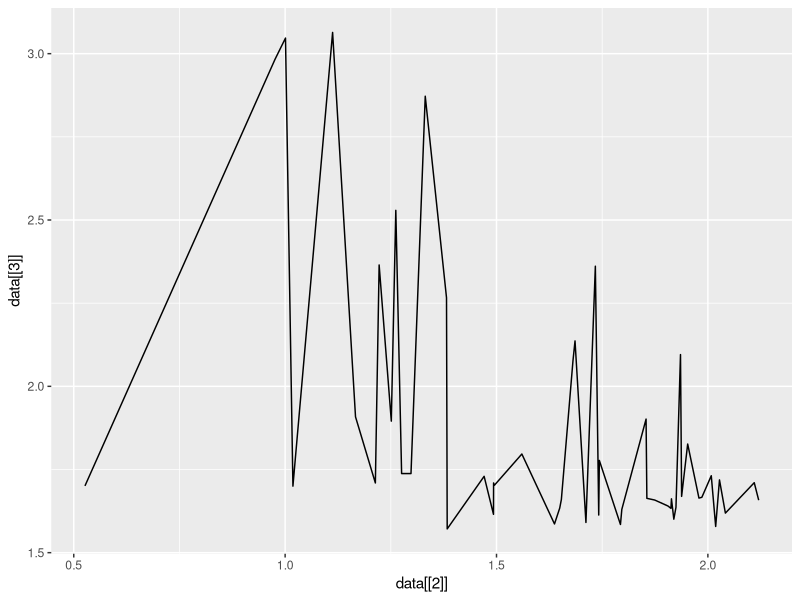
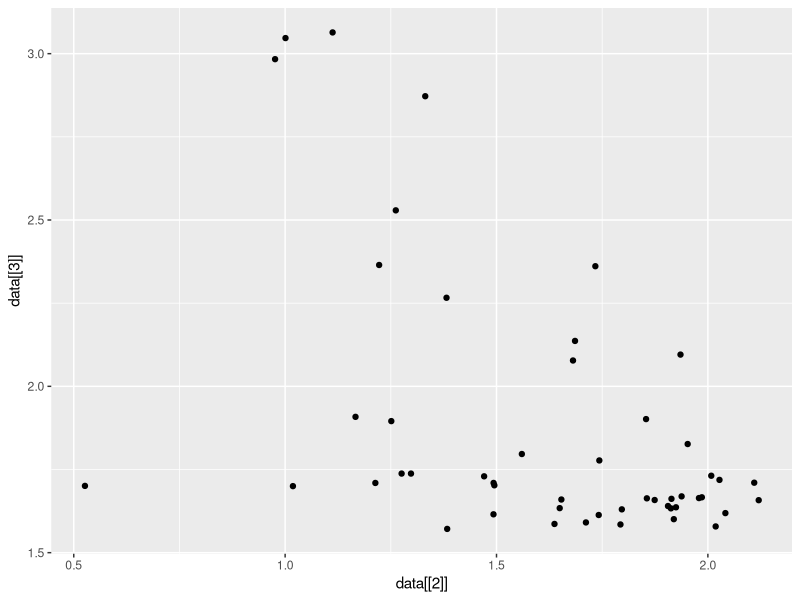
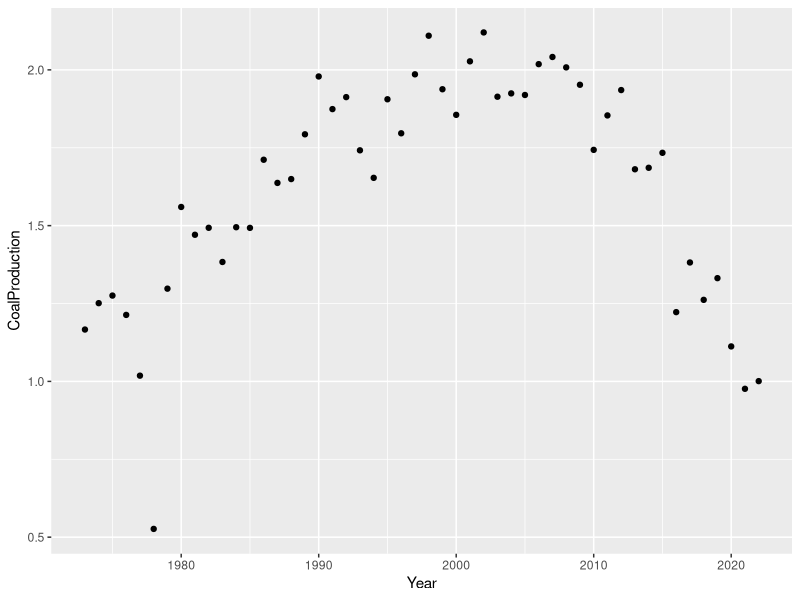
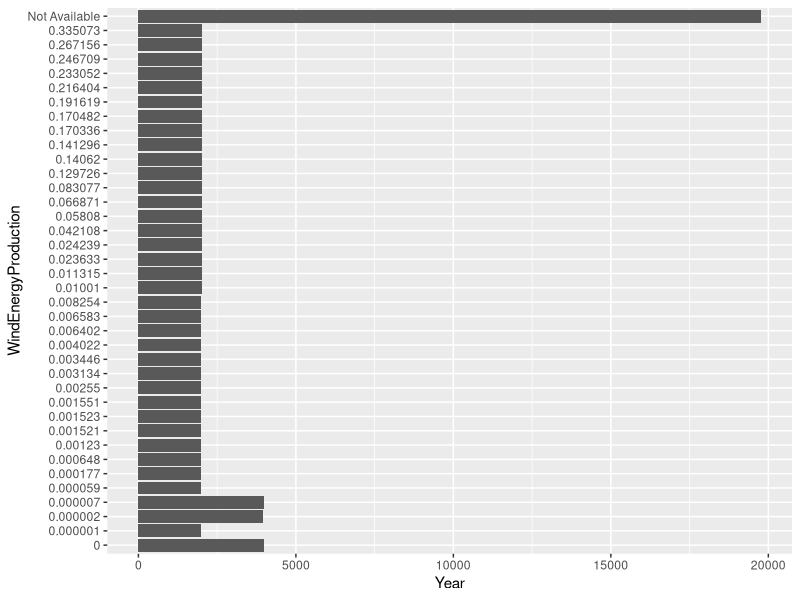

The R script that drew these images, in order:
#Select 500 rows, and try only to work with that
#setwd("C:/Users/Mette/Documents/DataVisualization/Assignment")
library(readxl)
library(readr)
library(data.table)
library(ggplot2)
data <- read_csv("USEnergy.csv", show_col_types = FALSE)
#Just a test
ggplot(data) + geom_line(mapping = aes(x = data[[2]], y = data[[3]]))

#Scatterplot
ggplot(data, aes(x = data[[2]], y = data[[3]])) + geom_point()

#Select columns from csv
#dataTable <- read.table("USEnergy.csv", header = TRUE, sep = ",", stringsAsFactors = FALSE)
#names(dataTable)
#x1 <- dataTable["CoalProduction"]
#y1 <- dataTable["NaturalGasProduction"]
#plot(x1,y1)

#Final scatterplot that actually works
ggplot(data = data, aes(x=Year, y=CoalProduction)) + geom_point()
ggplot(data = data, aes(x=Year, y=WindEnergyProduction)) + geom_col()
